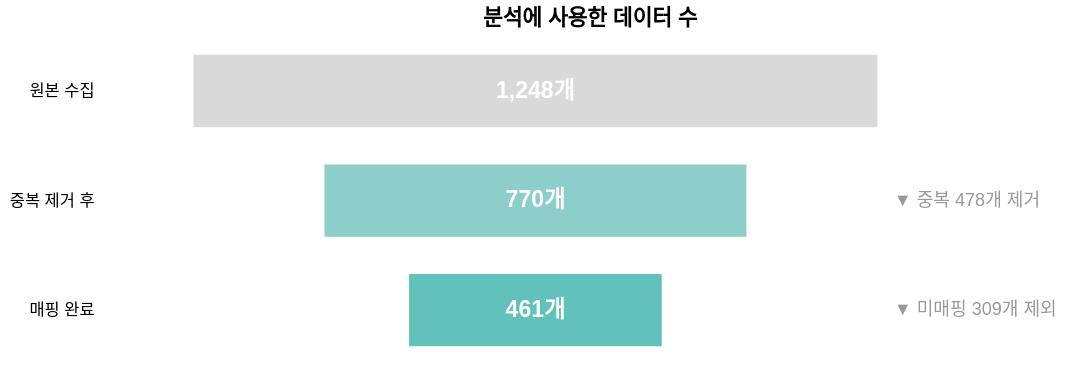

Notebook code cell kept with this figure:
### Markdown cell above
> 게시글이 가장 활발하게 올라오는 시점은 매주 월요일

### Code cell
step_order = ["원본 수집", "중복 제거 후", "매핑 완료"]

funnel_df = pd.DataFrame([
    {"단계": "원본 수집",    "count": raw_count,   "label": f"{raw_count:,}개"},
    {"단계": "중복 제거 후", "count": dedup_count,  "label": f"{dedup_count:,}개"},
    {"단계": "매핑 완료",    "count": mapped,       "label": f"{mapped:,}개"},
])
funnel_df["left"]  = -(funnel_df["count"] / 2)
funnel_df["right"] =  (funnel_df["count"] / 2)

note_df = pd.DataFrame([
    {"단계": "중복 제거 후", "note": f"▼ 중복 {raw_count - dedup_count:,}개 제거"},
    {"단계": "매핑 완료",    "note": f"▼ 미매핑 {unmapped:,}개 제외"},
])

bars = alt.Chart(funnel_df).mark_bar(height=44).encode(
    x=alt.X("left:Q", axis=None, scale=alt.Scale(domain=[-700, 870])),
    x2="right:Q",
    y=alt.Y("단계:N", sort=step_order, title=None),
    color=alt.Color(
        "단계:N", legend=None,
        scale=alt.Scale(domain=step_order, range=["#D9D9D9", "#8ECECA", "#63C1BB"])
    ),
    tooltip=[
        alt.Tooltip("단계:N", title="단계"),
        alt.Tooltip("count:Q", title="게시글 수", format=",d"),
    ]
)

center_text = alt.Chart(funnel_df).mark_text(
    fontSize=14, fontWeight="bold", color="white"
).encode(
    x=alt.datum(0),
    y=alt.Y("단계:N", sort=step_order),
    text="label:N"
)

side_notes = alt.Chart(note_df).mark_text(
    fontSize=11, color="#999", align="left", dx=8
).encode(
    x=alt.datum(630),
    y=alt.Y("단계:N", sort=step_order),
    text="note:N"
)

(bars + center_text + side_notes).properties(
    title="분석에 사용한 데이터 수",
    width=600,
    height=200,
).configure_axis(**AXIS_CONFIG).configure_view(stroke=None)

### Figure 1 — Vega-Lite specification as saved in the notebook (floating-point values rounded to 4 significant figures)
{"config": {"view": {"continuousWidth": 300, "continuousHeight": 300, "stroke": null}, "axis": {"domain": false, "grid": false, "ticks": false}}, "layer": [{"mark": {"type": "bar", "height": 44}, "encoding": {"color": {"field": "단계", "legend": null, "scale": {"domain": ["원본 수집", "중복 제거 후", "매핑 완료"], "range": ["#D9D9D9", "#8ECECA", "#63C1BB"]}, "type": "nominal"}, "tooltip": [{"field": "단계", "title": "단계", "type": "nominal"}, {"field": "count", "format": ",d", "title": "게시글 수", "type": "quantitative"}], "x": {"axis": null, "field": "left", "scale": {"domain": [-700, 870]}, "type": "quantitative"}, "x2": {"field": "right"}, "y": {"field": "단계", "sort": ["원본 수집", "중복 제거 후", "매핑 완료"], "title": null, "type": "nominal"}}}, {"mark": {"type": "text", "color": "white", "fontSize": 14, "fontWeight": "bold"}, "encoding": {"text": {"field": "label", "type": "nominal"}, "x": {"datum": 0}, "y": {"field": "단계", "sort": ["원본 수집", "중복 제거 후", "매핑 완료"], "type": "nominal"}}}, {"data": {"name": "data-14bc172a431369700bfccf3fcd8c0b9d"}, "mark": {"type": "text", "align": "left", "color": "#999", "dx": 8, "fontSize": 11}, "encoding": {"text": {"field": "note", "type": "nominal"}, "x": {"datum": 630}, "y": {"field": "단계", "sort": ["원본 수집", "중복 제거 후", "매핑 완료"], "type": "nominal"}}}], "data": {"name": "data-73d709572e97df38c272304c0cedaa4f"}, "height": 200, "title": "분석에 사용한 데이터 수", "width": 600, "$schema": "https://vega.github.io/schema/vega-lite/v6.4.1.json", "datasets": {"data-73d709572e97df38c272304c0cedaa4f": [{"단계": "원본 수집", "count": 1248, "label": "1,248개", "left": -624.0, "right": 624.0}, {"단계": "중복 제거 후", "count": 770, "label": "770개", "left": -385.0, "right": 385.0}, {"단계": "매핑 완료", "count": 461, "label": "461개", "left": -230.5, "right": 230.5}], "data-14bc172a431369700bfccf3fcd8c0b9d": [{"단계": "중복 제거 후", "note": "▼ 중복 478개 제거"}, {"단계": "매핑 완료", "note": "▼ 미매핑 309개 제외"}]}}
